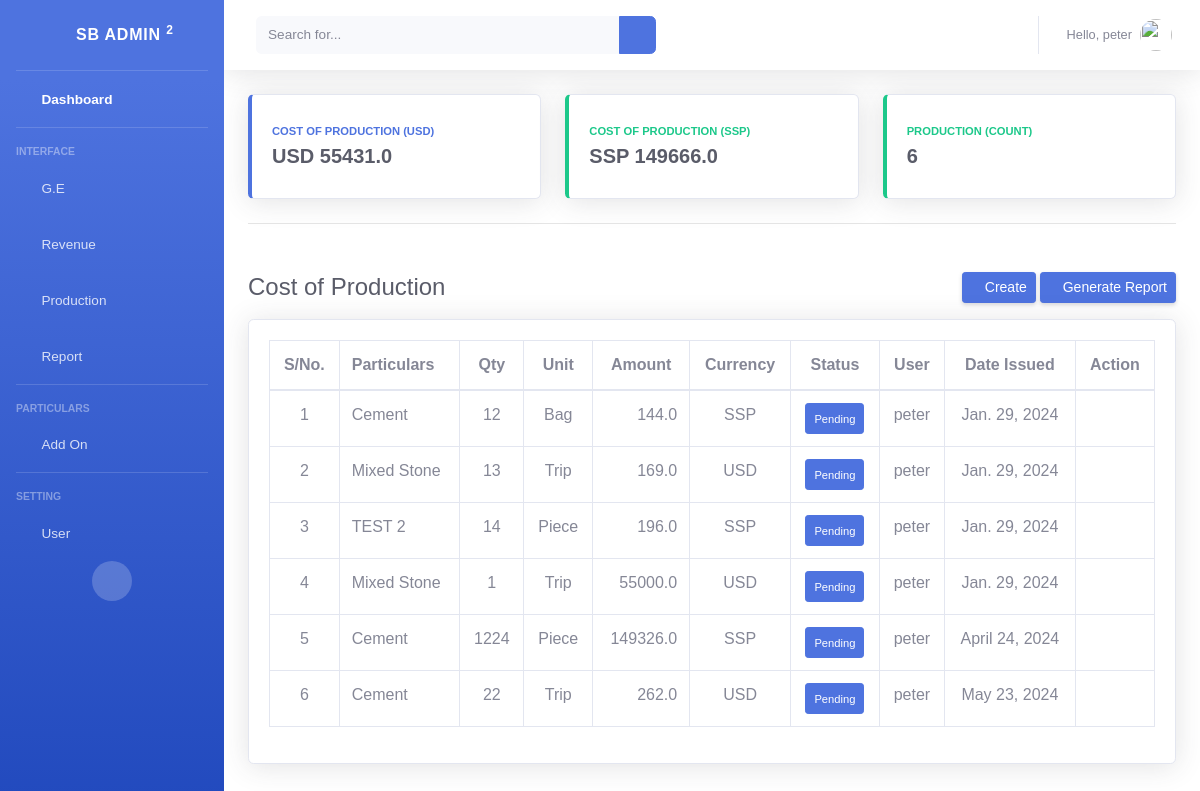
The page /cost-production/ (signed in) on the database its author committed.
### backend/models.py (models this page shows)
class Cost_Of_Production(models.Model):
	STATUS = (
	    ('Pending', 'Pending'),
	    ('Processing', 'Processing'),
	    ('Complete', 'Complete'),
	 )
	CURRENCY = (
	    ('USD', 'USD'),
	    ('SSP', 'SSP'),
	 )
	def generate_reference_number():
		prefix = 'COP'
		unique_digits = ''.join(random.sample(string.digits, k=6))
		return f'{prefix}-{unique_digits}'
	id 					= models.UUIDField(default=uuid.uuid4, unique=True, primary_key=True, editable=False)
	reference_number 	= models.CharField(max_length=200, default=generate_reference_number, blank=False, editable=False)
	user 				= models.ForeignKey(settings.AUTH_USER_MODEL, on_delete=models.SET_NULL, blank=False, null=True)
	particulars 		= models.ForeignKey(Particulars, on_delete=models.SET_NULL, null=True)
	quantity 			= models.IntegerField(default=0, blank=False )
	unit 				= models.ForeignKey(Unit, on_delete=models.SET_NULL, null=True)
	currency 			= models.CharField(choices=CURRENCY, default='SSP', max_length=200, null=True)
	unit_price 			= models.FloatField(default=0, blank=False )
	discount 			= models.FloatField(default=0, blank=True )
	amount 				= models.FloatField(default=0, blank=False )
	final_amount 		= models.FloatField(default=0, blank=False )
	status				= models.CharField(choices=STATUS, default='Pending', max_length=100)
	pub_date 			= models.DateField(default=date.today)

class Particulars(models.Model):
	def generate_reference_number():
		prefix = 'P'
		unique_digits = ''.join(random.sample(string.digits, k=6))
		return f'{prefix}-{unique_digits}'
	id 					= models.UUIDField(default=uuid.uuid4, unique=True, primary_key=True, editable=False)
	user 				= models.ForeignKey(settings.AUTH_USER_MODEL, on_delete=models.SET_NULL, null=True, blank=False)
	reference_number 	= models.CharField(max_length=200, default=generate_reference_number, blank=False, editable=False)
	name 				= models.CharField(max_length=200, blank=False)
	pub_date 			= models.DateField(default=date.today)
	def __str__(self):
		return self.name

class Unit(models.Model):
	def generate_reference_number():
		prefix = 'U'
		unique_digits = ''.join(random.sample(string.digits, k=6))
		return f'{prefix}-{unique_digits}'
	id 					= models.UUIDField(default=uuid.uuid4, unique=True, primary_key=True, editable=False)
	user 				= models.ForeignKey(settings.AUTH_USER_MODEL, on_delete=models.SET_NULL, null=True, blank=False)
	reference_number 	= models.CharField(max_length=200, default=generate_reference_number, blank=False, editable=False)
	name 				= models.CharField(max_length=200, blank=False)
	pub_date 			= models.DateField(default=date.today)
	def __str__(self):
		return self.name

### backend/views.py (the view)
# urls.py: path('cost-production/', views.cost_of_production, name='cost_production' ),
@login_required
def cost_of_production(request):
	if request.user.is_authenticated:
		get_cost_of_production = Cost_Of_Production.objects.all()
		get__count = get_cost_of_production.count()
		cost_production_weekly_expenese_SSP = 0
		cost_production_weekly_expenese_USD = 0
		for i in get_cost_of_production:
			if i.amount and i.currency:
				if i.currency == "SSP":
					cost_production_weekly_expenese_SSP += i.amount - i.discount
				if i.currency == "USD":
					cost_production_weekly_expenese_USD += i.amount - i.discount
				if  i.currency == None:
					cost_production_weekly_expenese_SSP = 0
					cost_production_weekly_expenese_USD = 0
	else:
		return redirect("login")
	context = {
		'get_cost_of_production' 			  : get_cost_of_production,
		'cost_production_weekly_expenese_SSP' : cost_production_weekly_expenese_SSP,
		'cost_production_weekly_expenese_USD' : cost_production_weekly_expenese_USD,
		'get__count' 						  : get__count,
	}
	return render(request, 'backend/cost_of_production/cost_of_production_table.html', context)

### backend/templates/backend/cost_of_production/cost_of_production_table.html (shortened to what this page needs)
{% load static %}
{% include 'backend/header.html' %}
{% block content %}
    <div id="wrapper">
        {% include 'backend/sidebar.html' %}
        <div id="content-wrapper" class="d-flex flex-column">
            <div id="content" style="background-color: white;">
                {% include 'backend/navbar.html' %}
                <div class="container-fluid">
                    {% if request.user.is_superuser %}
                    <div class="row">
                        <div class="col-xl-4 col-md-6 mb-2">
                            <div class="card border-left-primary shadow h-100 py-2">
                                <div class="card-body">
                                    <div class="row no-gutters align-items-center">
                                        <div class="col mr-2">
                                            <div class="text-xs font-weight-bold text-primary text-uppercase mb-1">
                                                Cost of Production (USD)</div>
                                            <a href="{% url 'cost_production_report_usd' %}" class="h5 mb-0 font-weight-bold text-gray-800">USD {{cost_production_weekly_expenese_USD}}
                                            </a>
                                        </div>
                                        <div class="col-auto">
                                            <i class="fas fa-dollar-sign fa-2x text-gray-300"></i>
                                        </div>
                                    </div>
                                </div>
                            </div>
                        </div>
                        <div class="col-xl-4 col-md-6 mb-2">
                            <div class="card border-left-success shadow h-100 py-2">
                                <div class="card-body">
                                    <div class="row no-gutters align-items-center">
                                        <div class="col mr-2">
                                            <div class="text-xs font-weight-bold text-success text-uppercase mb-1">Cost of Production (SSP)</div>
                                            <a href="{% url 'cost_production_report_ssp' %}" class="h5 mb-0 font-weight-bold text-gray-800">SSP {{cost_production_weekly_expenese_SSP}} </a>
                                        </div>
                                        <div class="col-auto">
                                            <i class="fas fa-pound-sign fa-2x text-gray-300"></i>
                                        </div>
                                    </div>
                                </div>
                            </div>
                        </div>
                        <div class="col-xl-4 col-md-12 mb-2">
                            <div class="card border-left-success shadow h-100 py-2">
                                <div class="card-body">
                                    <div class="row no-gutters align-items-center">
                                        <div class="col mr-2">
                                            <div class="text-xs font-weight-bold text-success text-uppercase mb-1">
                                                Production (Count)</div>
                                            <div class="h5 mb-0 font-weight-bold text-gray-800">{{get__count}}</div>
                                        </div>
                                    </div>
                                </div>
                            </div>
                        </div>
                    </div>
                    <hr/>
                    {% endif %}
                    <div class="d-sm-flex align-items-center justify-content-between mb-3 mt-5">
                        <h1 class="h4 mb-0 text-gray-800">Cost of Production</h1>
                        <div>
                            <a href="{% url 'add_cost_production' %}" class="d-none d-sm-inline-block btn btn-sm btn-primary shadow-sm"><i class="fas fa-plus fa-sm text-white-50"></i> Create </a>
                            <a href="{% url 'cost_production_report' %}" class="d-none d-sm-inline-block btn btn-sm btn-primary shadow-sm"><i
                                class="fas fa-download fa-sm text-white-50"></i> Generate Report</a>
                        </div>
                    </div>
                   <div class="card shadow mb-4">
                      <div class="card-body">
                          <div class="table-responsive">
                              <table class="table table-bordered" id="dataTable" width="100%" cellspacing="0">
                                  <thead>
                                      <tr>
                                          <th class="text-center">S/No.</th>
                                          <th class="text-left">Particulars</th>
                                          <th class="text-center">Qty</th>
                                          <th class="text-center">Unit</th>
                                          <th class="text-center">Amount</th>
                                          <th class="text-center">Currency</th>
                                          <th class="text-center">Status</th>
                                          <th class="text-center">User</th>
                                          <th class="text-center">Date Issued</th>
                                          <th class="text-center">Action</th>
                                      </tr>
                                  </thead>
                                  <tbody>
                                    {% for i in get_cost_of_production %}
                                    <tr>
                                        <td class="text-center">{{forloop.counter}}</td>
                                        <td class="text-left">{% if i.particulars %} {{i.particulars}} {% else %} None {% endif %}</td>
                                        <td class="text-center">{{i.quantity}}</td>
                                        <td class="text-center">{% if i.unit %} {{i.unit}} {% else %} None {% endif %}</td>
                                        <td class="text-right">{{i.final_amount}}</td>
                                        <td class="text-center">{% if i.currency %} {{i.currency}} {% else %} None {% endif %}</td>
                                        {% if request.user.is_superuser %}
                                            {% if i.status == "Pending" %}
                                              <td class="text-center">
                                                <a class="btn btn-primary btn-sm align-items-center" href="{% url 'cost_of_production_status' i.id %}">
                                                  <small>Pending</small>
                                                </a>
                                              </td>
                                            {% endif %}
                                        {% endif %}
                                        <td class="text-center">{{i.user}}</td>
                                        <td class="text-center">{{i.pub_date}}</td>
                                        {% if request.user.is_superuser %}
                                         <td class="text-center">
                                            <div class="dropdown no-arrow">
                                                <a class="dropdown-toggle" href="#" role="button" id="dropdownMenuLink"
                                                    data-toggle="dropdown" aria-haspopup="true" aria-expanded="false">
                                                    <i class="fa fa-ellipsis-h fa-sm fa-fw text-gray-800"></i>
                                                </a>
                                            </div>
                                        </td>
                                        {% endif %}
                                     </tr>
                                {% endfor %}
                             </tbody>
                            </table>
                          </div>
                      </div>
                   </div>
                </div>
            </div>
        </div>
    </div>
{% endblock content %}
{% include 'backend/footer.html' %}

### backend/templates/backend/navbar.html (shortened to what this page needs)
{% load static %}
    <nav class="navbar navbar-expand navbar-light bg-white topbar mb-4 static-top shadow">
        <form
            class="d-none d-sm-inline-block form-inline mr-auto ml-md-3 my-2 my-md-0 mw-100 navbar-search">
            <div class="input-group">
                <input type="text" class="form-control bg-light border-0 small" placeholder="Search for..."
                    aria-label="Search" aria-describedby="basic-addon2">
                <div class="input-group-append">
                    <button class="btn btn-primary" type="button">
                        <i class="fas fa-search fa-sm"></i>
                    </button>
                </div>
            </div>
        </form>
        <ul class="navbar-nav ml-auto">
            {% if request.user.is_authenticated %}
            <li class="nav-item dropdown no-arrow">
                <a class="nav-link dropdown-toggle" href="#" id="userDropdown" role="button"
                    data-toggle="dropdown" aria-haspopup="true" aria-expanded="false">
                    <span class="mr-2 d-none d-lg-inline text-gray-600 small">Hello, {{ request.user}}</span>
                    <img class="img-profile rounded-circle"
                        src="{% static 'img/undraw_profile.svg' %}">
                </a>
            </li>
            {% else %}
            <a class="dropdown-item" href="#" data-toggle="modal" data-target="#logoutModal">
                <i class="fas fa-sign-out-alt fa-sm fa-fw mr-2 text-gray-400"></i> Logout
            </a>
            {% endif %}
        </ul>
    </nav>

### rows shown on the page
Cost_Of_Production: particulars "Cement", quantity "12", unit "Bag", final_amount "144.0", currency "SSP", status "Pending", user "peter", pub_date "Jan. 29, 2024"
Cost_Of_Production: particulars "Mixed Stone", quantity "13", unit "Trip", final_amount "169.0", currency "USD", status "Pending", user "peter", pub_date "Jan. 29, 2024"
Cost_Of_Production: particulars "TEST 2", quantity "14", unit "Piece", final_amount "196.0", currency "SSP", status "Pending", user "peter", pub_date "Jan. 29, 2024"
Cost_Of_Production: particulars "Mixed Stone", quantity "1", unit "Trip", final_amount "55000.0", currency "USD", status "Pending", user "peter", pub_date "Jan. 29, 2024"
Cost_Of_Production: particulars "Cement", quantity "1224", unit "Piece", final_amount "149326.0", currency "SSP", status "Pending", user "peter", pub_date "April 24, 2024"
Cost_Of_Production: particulars "Cement", quantity "22", unit "Trip", final_amount "262.0", currency "USD", status "Pending", user "peter", pub_date "May 23, 2024"

### other values the page prints
{{ request.user }} "peter"
{{ cost_production_weekly_expenese_USD }} "55431.0"
{{ cost_production_weekly_expenese_SSP }} "149666.0"
{{ get__count }} "6"
